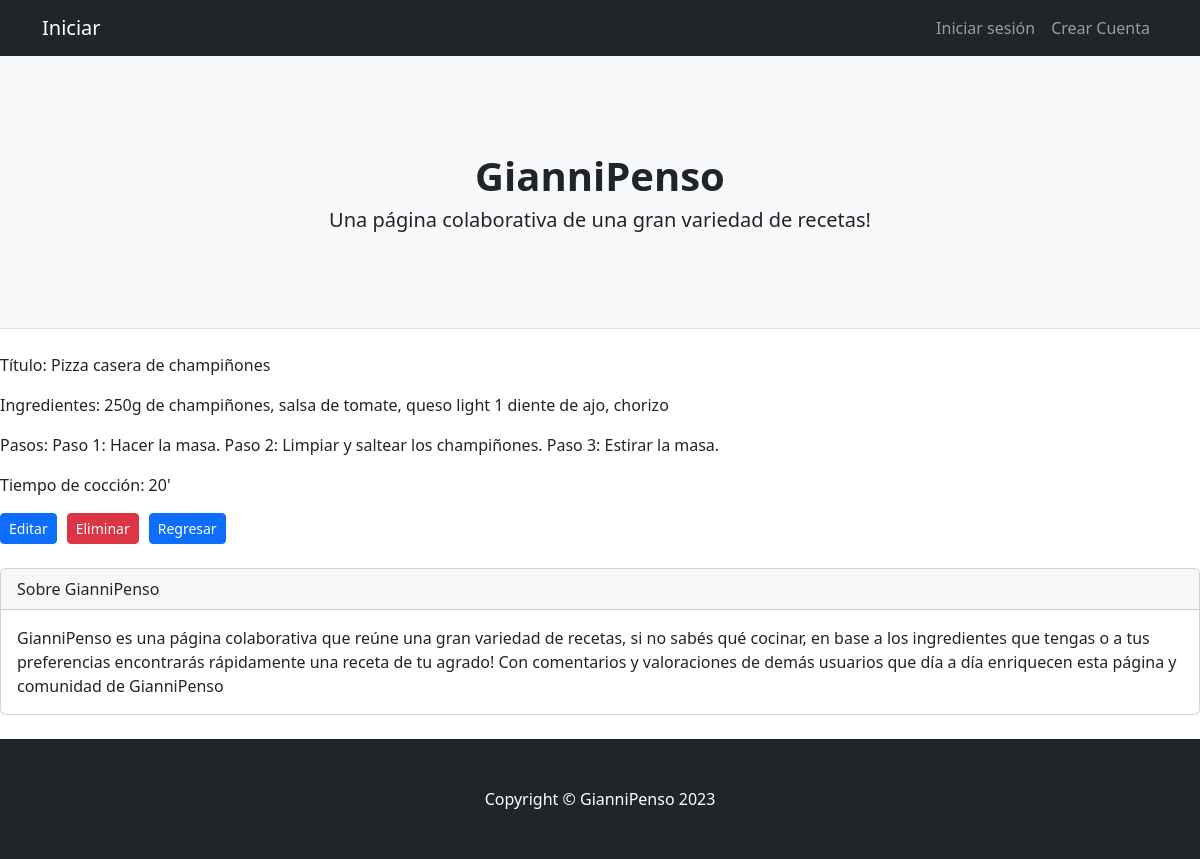
The app's page /AppRecetas/recetas-detalle/1/ with its own data.
### AppRecetas/models.py (models this page shows, shortened)
class Recetas(models.Model):
    titulo = models.CharField(max_length=40)
    subtitulo = models.CharField(max_length=100, null= True, default="")
    ingredientes = models.CharField(max_length=1000)
    pasos = models.CharField(max_length=1000)
    tiempo_de_coccion = models.IntegerField()
    fecha_hora_de_subida = models.DateTimeField(default=datetime.datetime.now)
    categoria = models.ManyToManyField(Categoría)
    imagen = models.ImageField(upload_to ='imagenes', null=True, blank=True, default='imagenes/default.jpg')

### AppRecetas/class_views.py (the view)
# urls.py: path('recetas-detalle/<pk>/', class_views.RecetaDetailView.as_view(), name="Detalle"),
class RecetaDetailView (DetailView):
    model = Recetas
    template_name = "AppRecetas/recetas_detalle.html"
    context_object_name = 'receta'

### AppRecetas/templates/AppRecetas/recetas_detalle.html
{% extends 'AppRecetas/base.html' %}
{% load static %}
{% block main %}
    <p>Título: {{receta.titulo}}</p>
    <p>Ingredientes: {{receta.ingredientes}}</p>
    <p>Pasos: {{receta.pasos}}</p>
    <p>Tiempo de cocción: {{receta.tiempo_de_coccion}}'</p>
        <div class="row">
            <div class="col-md-12">
                <div class="d-flex justify-content-start">
                    <a class="btn btn-primary btn-sm btn-space" href="{%url 'Update' receta.id%}">Editar</a></p>
                    <a class="btn btn-danger btn-sm btn-space" href="{%url 'Delete' receta.id%}">Eliminar</a></p>
                    <a class="btn btn-primary btn-sm " href="{%url 'Recetas'%}">Regresar</a></p>
                </div>
            </div>
        </div>
    <br>
{% endblock main %}

### records on screen
Recetas: titulo "Pizza casera de champiñones", ingredientes "250g de champiñones, salsa de tomate, queso light 1 diente de ajo, chorizo", pasos "Paso 1: Hacer la masa. Paso 2: Limpiar y saltear los champiñones. Paso 3: Estirar la masa.", tiempo_de_coccion "20"
